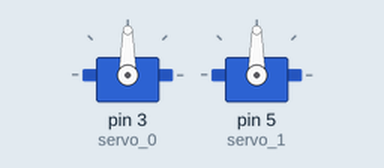
A sketch run on a simulated Arduino Uno, built with avr-gcc and run on an emulated ATmega328P. Parts: 2 × servo. What the sketch prints to the serial monitor is not drawn.

Above: at 0.05 s.
At 22.45 s:
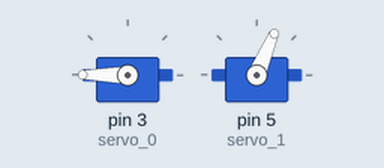
At 44.85 s:
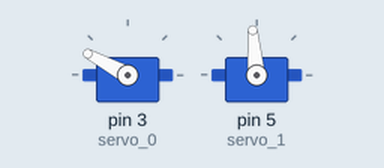
Timing chart, 0 to 58.5 s (numbered marks = the images above):
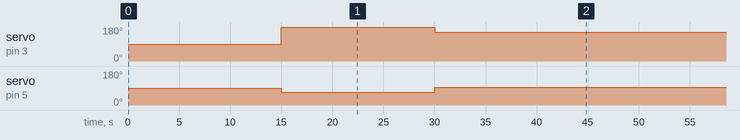

The sketch:

drumsticks.ino
```cpp
#include    <Servo.h>      //Servo library


Servo servo_0;
Servo servo_1;//initialize a servo object for the connected servo
const int drumPinL = 3;
const int drumPinR = 5;

int shift = 50; // in percent of the Left Drumsick Frequency/Perdiod
int R_offset=0;

int frequencyL=4; //in Hz approx range: 1 - 7
int frequencyR=1;

int on_timeL=100; // in ms needs to be experimented
int on_timeR= 100;
bool first=1;
unsigned long lastDrumHitR=0;
unsigned long timer=0;
bool off= 0;
int counter=0;


//void drumstickL(int pinNr, int freq, int on_time, bool on=1);
//void drumstickR(int pinNr, int freq, int on_time, bool on=1);
// TEST TEST TEST TEST

float tempo=1;
int a;


void setup(){
Serial.begin(9600);
Serial.setTimeout(10);
//pinMode(drumPinL, OUTPUT);
//pinMode(drumPinR, OUTPUT);

servo_0.attach(3);
servo_1.attach(5);

R_offset = map(shift,0,100,0,1000/frequencyL);
Serial.print ("R_offset:  ");
Serial.print (R_offset);
}


float mapfloat(float x, float in_min, float in_max, float out_min, float out_max)
{
 return (x - in_min) * (out_max - out_min) / (in_max - in_min) + out_min;
}

void loop(){

  //frequencyR=frequencyL; // synchronizer
//  while (Serial.available() >0){
//  tempo=Serial.parseFloat();}


  if (Serial.read()) {
    // delay(1);
    a = Serial.parseInt();
    //Serial.println(a);
if (a>1){
     tempo= mapfloat(a,0,100,2.0,0.6);
  Serial.print("a: ");
  Serial.println(a);
  Serial.print("tempo : ");
  Serial.println(tempo);
}

  }

 //Serial.print(a);


  // if (counter ==60)
  //{


    //servo_0.write(162);
  servo_0.detach();
  //servo_1.write(69);
servo_1.detach();
    delay(15000);
  counter = 0;


//}


//if (counter==0){
  servo_0.attach(3);
servo_1.attach(5);

 // }


 // }
  drumstickL(drumPinL, frequencyL, on_timeL, true,tempo);
  //Serial.println(tempo);


  //if (millis() - lastDrumHitR>R_offset) {
  drumstickR(drumPinR, frequencyR, on_timeR, true, tempo);
   // lastDrumHitR=millis();


}


void drumstickL(int pinNr, int freq, int on_time, bool on,float tempo){

  static char drum_state=0;
  static unsigned long drum_changeTime=0;
  int full_cycle=1000/freq;


  if (on){
      if (drum_state==0 ){
        //digitalWrite(pinNr,HIGH);
        servo_0.write(180); // the higher the angle is,
        drum_state=1;
        drum_changeTime=millis();

      }
    else if (drum_state==1&&millis()-drum_changeTime>on_time){
      //digitalWrite(pinNr,LOW);
       servo_0.write(152);
      drum_state=2;

    }
      else if (drum_state==2&&millis()-drum_changeTime>full_cycle * tempo){
          drum_state=0;

         // counter++;
      }
  }


}


void drumstickR(int pinNr, int freq, int on_time, bool on,float tempo){

  static char drum_state=0;
  static unsigned long drum_changeTime=0;
  int full_cycle=1000/freq;


  if (on){
      if (drum_state==0  ){
        //digitalWrite(pinNr,HIGH);
        servo_1.write(67); // the higher the angle is,
        drum_state=1;
        drum_changeTime=millis();

        //lastDrumHitR=millis();

      }
    else if (drum_state==1&&millis()-drum_changeTime>on_time){
      //digitalWrite(pinNr,LOW);
       servo_1.write(95);
      drum_state=2;
    }
      else if (drum_state==2&&millis()-drum_changeTime>full_cycle * tempo){
          drum_state=0;
      }
  }
}
```

Measured:
- by itself, servo on pin 3 (servo_0): alternates 180° for 15.0 s and 152° for 30.0 s
- by itself, servo on pin 5 (servo_1): alternates 95° for 30.0 s and 67° for 15.0 s
